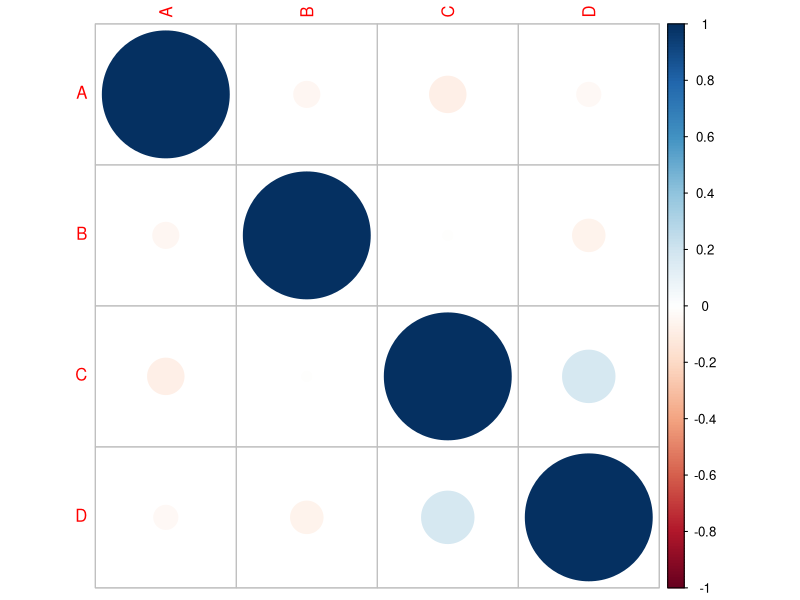

Source code (R):
set.seed(123)

df <- data.frame(
  X = rnorm(100),
  Y = rnorm(100),
  Z = runif(100, 10, 100)
)

multi_df <- data.frame(
  A = rnorm(100),
  B = rnorm(100),
  C = rnorm(100),
  D = rnorm(100)
)

edges <- data.frame(
  from = c("A","A","B","C"),
  to   = c("B","C","D","D")
)

library(corrplot)

corrplot(cor(multi_df))
